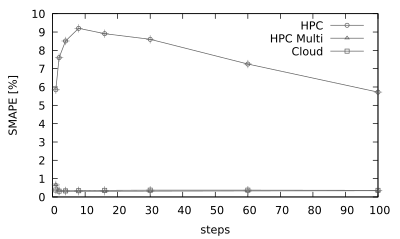

Write the gnuplot code that produced this figure.
#set term png size 800,400
#set output 'by-step-smape.png'

set terminal pdf size 4,2.4
set output 'by-step-smape.pdf'

#x axis formatting
set xlabel 'steps'

#y axis formatting
set ylabel 'SMAPE [%]'

# styles
set style line 1 \
    linecolor rgb '#303030' \
    linetype 1 linewidth 1.0 \
    pointtype 6 pointsize 1.0
set style line 2 \
    linecolor rgb '#303030' \
    linetype 1 linewidth 1.0 \
    pointtype 25 pointsize 1.0
set style line 3 \
    linecolor rgb '#A0A0A0' \
    linetype 1 linewidth 1
set style line 4 \
    linecolor rgb '#303030' \
    linetype 1 linewidth 1.0 \
    pointtype 17 pointsize 1.0   

set autoscale

plot \
    "by-step-smape-hpc.csv" using 1:2:3 with errorbars ls 3 notitle, "" using 1:2 with linespoints ls 1 title 'HPC', \
    "by-step-smape-hpcmulti.csv" using 1:2:3 with errorbars ls 3 notitle, "" using 1:2 with linespoints ls 4 title 'HPC Multi', \
    "by-step-smape-uninet.csv" using 1:2:3 with errorbars ls 3 notitle, "" using 1:2 with linespoints ls 2 title 'Cloud'
